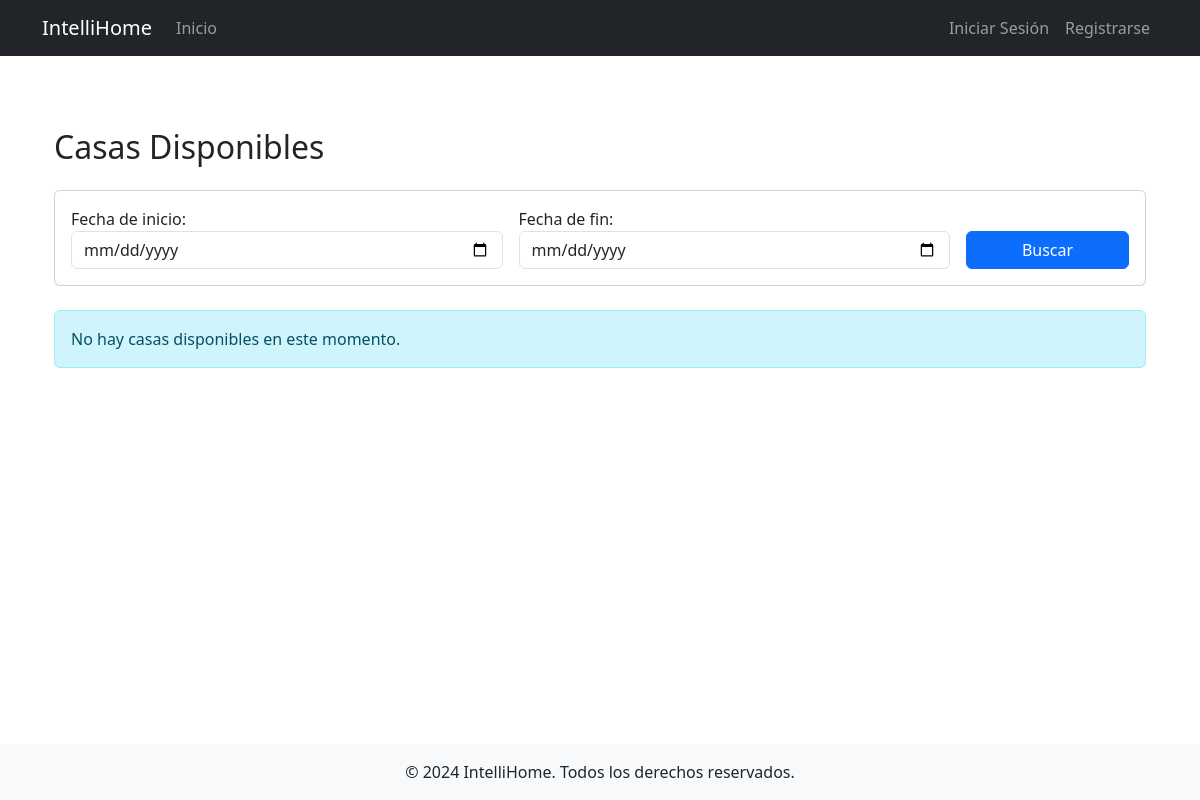
The app's page /, older data.
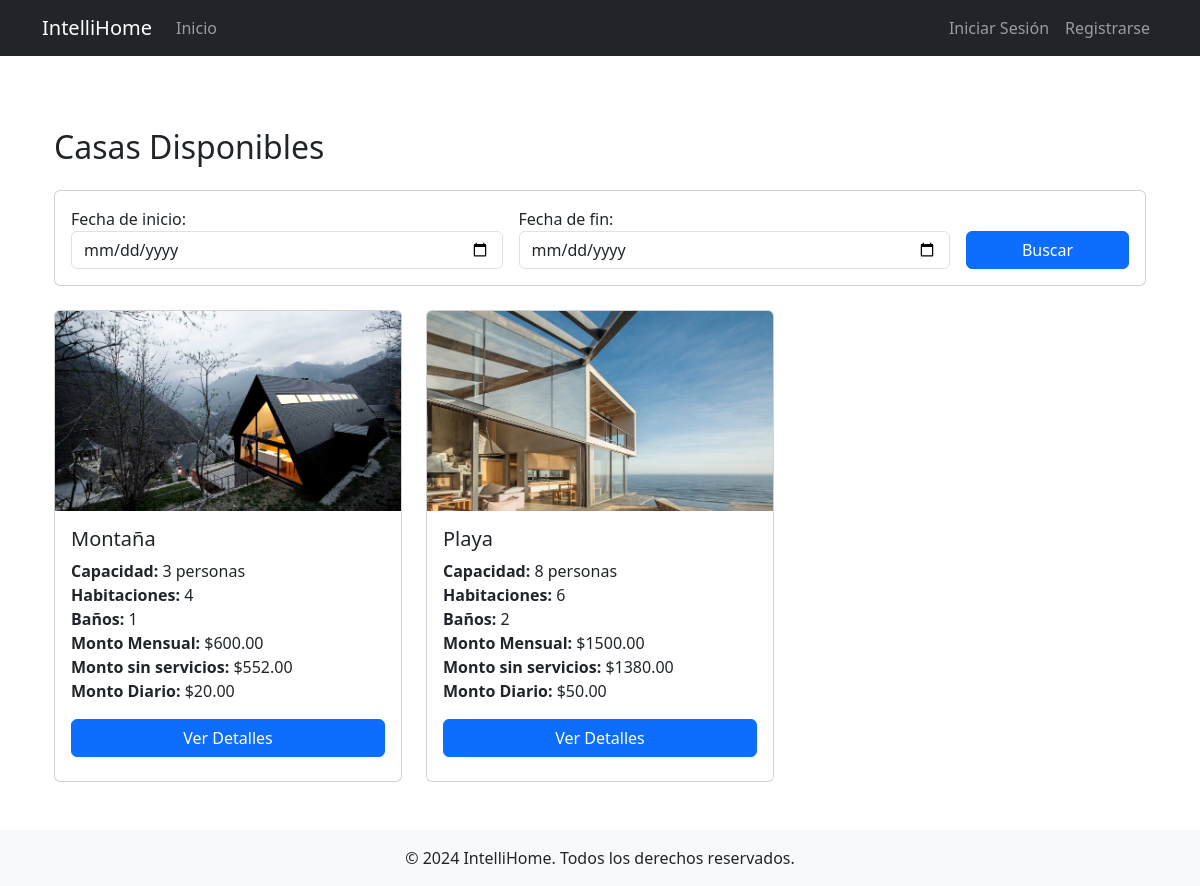
The same page, newer data.
### properties/models.py (models this page shows, shortened)
class Casa(models.Model):
    administrador = models.ForeignKey(User, on_delete=models.CASCADE)
    estilo = models.ForeignKey(EstiloCasa, on_delete=models.PROTECT)
    capacidad = models.PositiveIntegerField()
    habitaciones = models.PositiveIntegerField()
    banos = models.PositiveIntegerField()
    amenidades = models.TextField(
        help_text="Lista de amenidades separadas por comas",
        default="Sin amenidades"
    )
    caracteristicas = models.TextField()
    latitud = models.DecimalField(max_digits=9, decimal_places=6)
    longitud = models.DecimalField(max_digits=9, decimal_places=6)
    disponible = models.BooleanField(default=False)
    monto = models.DecimalField(
        max_digits=10,
        decimal_places=2,
        help_text="Monto mensual con servicios incluidos",
        default=1.00
    )
    fecha_registro = models.DateTimeField(auto_now_add=True)
    ESTADOS = [
        ('DISPONIBLE', 'Disponible'),
        ('OCUPADA', 'Ocupada'),
        ('MANTENIMIENTO', 'En Mantenimiento'),
    ]
    estado = models.CharField(
        max_length=20,
        choices=ESTADOS,
        default='DISPONIBLE'
    )
    @property
    def monto_sin_servicios(self):
        return float(self.monto) * 0.92  # 92% del monto original
    @property
    def monto_diario(self):
        return float(self.monto) / 30  # Monto mensual dividido entre 30 días

class FotoCasa(models.Model):
    casa = models.ForeignKey(Casa, on_delete=models.CASCADE)
    imagen = models.ImageField(upload_to='casas/')
    orden = models.PositiveIntegerField()
    class Meta:
        ordering = ['orden']

### accounts/models.py (models this page shows, shortened)
class EstiloCasa(models.Model):
    nombre = models.CharField(max_length=50)
    descripcion = models.TextField()

### properties/views.py (the view, shortened to what this page needs)
# urls.py: path('', views.lista_casas_disponibles, name='casas_disponibles'),
def lista_casas_disponibles(request):
    form = RangoFechasForm(request.GET or None)
    casas_query = Casa.objects.filter(disponible=True)
    casas_no_disponibles = set()
    if request.user.is_authenticated:
        usuarios_principales = request.user.es_adicional_de.values_list('usuario_principal', flat=True)
        casas_query = casas_query.filter(
            Q(dispositivos__estado=True) |
            Q(administrador__in=usuarios_principales)
        )
    else:
        casas_query = casas_query.filter(dispositivos__estado=True)
    casas = casas_query.distinct()
    context = {
        'casas': casas,
        'form': form,
        'casas_no_disponibles': casas_no_disponibles,
        'is_authenticated': request.user.is_authenticated,
        'is_admin': request.user.is_staff and not request.user.is_superuser if request.user.is_authenticated else False
    }
    return render(request, "properties/lista_casas_disponibles.html", context)

### properties/forms.py (shortened to what this page needs)
class RangoFechasForm(forms.Form):
    fecha_inicio = forms.DateField(
        widget=forms.DateInput(attrs={'type': 'date', 'class': 'form-control'}),
        label='Fecha de inicio'
    )
    fecha_fin = forms.DateField(
        widget=forms.DateInput(attrs={'type': 'date', 'class': 'form-control'}),
        label='Fecha de fin'
    )

### properties/templates/properties/lista_casas_disponibles.html (shortened to what this page needs)
{% extends 'base.html' %}
{% block content %}
<div class="container mt-5">
    <h2 class="mb-4">Casas Disponibles</h2>
    <div class="card mb-4">
        <div class="card-body">
            <form method="get" class="row g-3">
                <div class="col-md-5">
                    {{ form.fecha_inicio.label_tag }}
                    {{ form.fecha_inicio }}
                </div>
                <div class="col-md-5">
                    {{ form.fecha_fin.label_tag }}
                    {{ form.fecha_fin }}
                </div>
                <div class="col-md-2 d-flex align-items-end">
                    <button type="submit" class="btn btn-primary w-100">Buscar</button>
                </div>
            </form>
        </div>
    </div>
    <div class="row">
        {% for casa in casas %}
        <div class="col-md-4 mb-4">
            <div class="card h-100 {% if casa.id in casas_no_disponibles %}opacity-50{% endif %}">
                {% if casa.fotocasa_set.first %}
                <img src="{{ casa.fotocasa_set.first.imagen.url }}" class="card-img-top" alt="Foto de la casa" style="height: 200px; object-fit: cover;">
                {% endif %}
                <div class="card-body">
                    <h5 class="card-title">{{ casa.estilo.nombre }}</h5>
                    <p class="card-text">
                        <strong>Capacidad:</strong> {{ casa.capacidad }} personas<br>
                        <strong>Habitaciones:</strong> {{ casa.habitaciones }}<br>
                        <strong>Baños:</strong> {{ casa.banos }}<br>
                        <strong>Monto Mensual:</strong> ${{ casa.monto }}<br>
                        <strong>Monto sin servicios:</strong> ${{ casa.monto_sin_servicios|floatformat:2 }}<br>
                        <strong>Monto Diario:</strong> ${{ casa.monto_diario|floatformat:2 }}
                    </p>
                    <div class="d-grid gap-2">
                        {% if casa.id in casas_no_disponibles %}
                            <button class="btn btn-secondary" disabled>No disponible para estas fechas</button>
                        {% else %}
                            <a href="{% url 'properties:detalle_casa' casa.id %}" class="btn btn-primary mb-2">Ver Detalles</a>
                        {% endif %}
                    </div>
                </div>
            </div>
        </div>
        {% empty %}
        <div class="col-12">
            <div class="alert alert-info">
                No hay casas disponibles en este momento.
            </div>
        </div>
        {% endfor %}
    </div>
</div>
{% endblock %}

### templates/base.html (shortened to what this page needs)
{% load static %}
<!DOCTYPE html>
<html lang="es">
  <head>
    <link
      href="https://cdn.jsdelivr.net/npm/bootstrap@5.3.0-alpha1/dist/css/bootstrap.min.css"
      rel="stylesheet"
    />
    <link
      href="https://cdnjs.cloudflare.com/ajax/libs/font-awesome/6.0.0-beta3/css/all.min.css"
      rel="stylesheet"
    />
    {% load static %}
    <link href="{% static 'css/base.css' %}" rel="stylesheet" />
  </head>
  <body class="d-flex flex-column min-vh-100">
    <nav class="navbar navbar-expand-lg navbar-dark bg-dark">
      <div class="container">
        <a class="navbar-brand" href="{% url 'properties:casas_disponibles' %}">IntelliHome</a>
        <div class="collapse navbar-collapse" id="navbarNav">
          <ul class="navbar-nav me-auto">
            <li class="nav-item">
              {% if user.is_authenticated %}
                {% if user.is_superuser %}
                  <a class="nav-link" href="{% url 'accounts:admin_home' %}">Inicio</a>
                {% elif user.is_staff %}
                  <a class="nav-link" href="{% url 'accounts:staff_home' %}">Inicio</a>
                {% else %}
                  <a class="nav-link" href="{% url 'accounts:user_home' %}">Inicio</a>
                {% endif %}
              {% else %}
                <a class="nav-link" href="{% url 'properties:casas_disponibles' %}">Inicio</a>
              {% endif %}
            </li>
          </ul>
          <ul class="navbar-nav">
            {% if user.is_authenticated %}
              <li class="nav-item">
                <a class="nav-link" href="{% url 'properties:casas_disponibles' %}" onclick="event.preventDefault(); document.getElementById('logout-form').submit();">Cerrar Sesión</a>
                <form id="logout-form" action="{% url 'accounts:logout' %}" method="POST" style="display: none;">
                  {% csrf_token %}
                </form>
              </li>
            {% else %}
              <li class="nav-item">
                <a class="nav-link" href="{% url 'accounts:login' %}">Iniciar Sesión</a>
              </li>
              <li class="nav-item">
                <a class="nav-link" href="{% url 'accounts:register' %}">Registrarse</a>
              </li>
            {% endif %}
          </ul>
        </div>
      </div>
    </nav>
    <main class="container my-4 flex-grow-1">
      {% block content %} {% endblock %}
    </main>
    <footer class="bg-light py-3 mt-auto">
      <div class="container text-center">
        <p class="mb-0">
          &copy; 2024 IntelliHome. Todos los derechos reservados.
        </p>
      </div>
    </footer>
  </body>
</html>

Row changes from the older to the newer data that the page shows:
added Casa: fotocasa_set.first.imagen (picture), estilo.nombre "Montaña", capacidad "3", habitaciones "4", banos "1", monto "600.00", monto_sin_servicios "552.00", monto_diario "20.00", shows "Ver Detalles"
added Casa: fotocasa_set.first.imagen (picture), estilo.nombre "Playa", capacidad "8", habitaciones "6", banos "2", monto "1500.00", monto_sin_servicios "1380.00", monto_diario "50.00", shows "Ver Detalles"
Text that changed along with them:
text no longer shown: "No hay casas disponibles en este momento."
